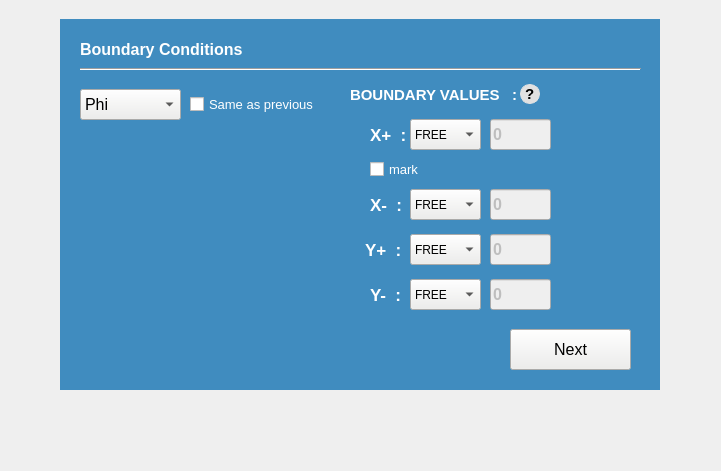
  <widget class="QWidget" name="Fifth_widget" native="true">
   <property name="geometry">
    <rect>
     <x>260</x>
     <y>130</y>
     <width>721</width>
     <height>471</height>
    </rect>
   </property>
   <widget class="QWidget" name="frame_7" native="true">
    <property name="geometry">
     <rect>
      <x>60</x>
      <y>19</y>
      <width>600</width>
      <height>371</height>
     </rect>
    </property>
    <property name="font">
     <font>
      <family>Ubuntu</family>
      <pointsize>12</pointsize>
      <weight>75</weight>
      <italic>false</italic>
      <bold>true</bold>
     </font>
    </property>
    <property name="styleSheet">
     <string notr="true">#frame_7
{
border: none;
background-color: rgb(64, 140, 191);

}</string>
    </property>
    <widget class="QComboBox" name="pDropdown_2">
     <property name="geometry">
      <rect>
       <x>20</x>
       <y>70</y>
       <width>101</width>
       <height>31</height>
      </rect>
     </property>
     <property name="font">
      <font>
       <family>Ubuntu</family>
       <pointsize>12</pointsize>
       <weight>50</weight>
       <italic>false</italic>
       <bold>false</bold>
      </font>
     </property>
     <property name="focusPolicy">
      <enum>Qt::WheelFocus</enum>
     </property>
     <property name="styleSheet">
      <string notr="true">#pDropdown_2{
font: 12pt &quot;Ubuntu&quot;;
background-color: rgb(238, 238, 236);
color : black;
}</string>
     </property>
     <property name="maxVisibleItems">
      <number>20</number>
     </property>
     <property name="minimumContentsLength">
      <number>1</number>
     </property>
     <property name="placeholderText" stdset="0">
      <string/>
     </property>
     <item>
      <property name="text">
       <string>Phi</string>
      </property>
     </item>
     <item>
      <property name="text">
       <string>mu </string>
      </property>
     </item>
     <item>
      <property name="text">
       <string>c</string>
      </property>
     </item>
     <item>
      <property name="text">
       <string>T</string>
      </property>
     </item>
    </widget>
    <widget class="QLabel" name="label_29">
     <property name="geometry">
      <rect>
       <x>290</x>
       <y>60</y>
       <width>171</width>
       <height>31</height>
      </rect>
     </property>
     <property name="font">
      <font>
       <family>Ubuntu</family>
       <pointsize>11</pointsize>
       <weight>75</weight>
       <italic>false</italic>
       <bold>true</bold>
      </font>
     </property>
     <property name="styleSheet">
      <string notr="true">color : #fff;</string>
     </property>
     <property name="text">
      <string>BOUNDARY VALUES   :</string>
     </property>
    </widget>
    <widget class="QLabel" name="label_32">
     <property name="geometry">
      <rect>
       <x>460</x>
       <y>65</y>
       <width>20</width>
       <height>20</height>
      </rect>
     </property>
     <property name="font">
      <font>
       <family>Segoe UI Symbol</family>
       <pointsize>11</pointsize>
       <weight>75</weight>
       <italic>false</italic>
       <bold>true</bold>
      </font>
     </property>
     <property name="toolTip">
      <string>&lt;html&gt;&lt;head/&gt;&lt;body&gt;&lt;p&gt;The BOUNDARY key will refer to the boundary condition for the respective Type of fi</string>
     </property>
     <property name="styleSheet">
      <string notr="true">background-color: rgb(225, 225, 225);
color:rgb(0, 0, 0);
border-radius : 10px; 
border : 1px solid rgb(225, 225, 225);</string>
     </property>
     <property name="text">
      <string>?</string>
     </property>
    </widget>
    <widget class="QCheckBox" name="allCheck_2">
     <property name="enabled">
      <bool>true</bool>
     </property>
     <property name="geometry">
      <rect>
       <x>130</x>
       <y>70</y>
       <width>141</width>
       <height>31</height>
      </rect>
     </property>
     <property name="font">
      <font>
       <family>Ubuntu</family>
       <pointsize>10</pointsize>
      </font>
     </property>
     <property name="styleSheet">
      <string notr="true">color: rgb(255, 255, 255);</string>
     </property>
     <property name="text">
      <string>Same as previous</string>
     </property>
    </widget>
    <widget class="QLabel" name="error7">
     <property name="geometry">
      <rect>
       <x>170</x>
       <y>315</y>
       <width>281</width>
       <height>31</height>
      </rect>
     </property>
     <property name="styleSheet">
      <string notr="true">font: 10pt &quot;Ubuntu&quot;;</string>
     </property>
     <property name="text">
      <string/>
     </property>
    </widget>
    <widget class="Line" name="hrLine3_2">
     <property name="geometry">
      <rect>
       <x>20</x>
       <y>40</y>
       <width>561</width>
       <height>21</height>
      </rect>
     </property>
     <property name="styleSheet">
      <string notr="true">color: rgb(186, 189, 182);
</string>
     </property>
     <property name="orientation">
      <enum>Qt::Horizontal</enum>
     </property>
    </widget>
    <widget class="QLabel" name="label_27">
     <property name="geometry">
      <rect>
       <x>20</x>
       <y>10</y>
       <width>401</width>
       <height>41</height>
      </rect>
     </property>
     <property name="styleSheet">
      <string notr="true">font: 14pt &quot;Ubuntu&quot;;
color: #fff;</string>
     </property>
     <property name="text">
      <string>Boundary Conditions</string>
     </property>
    </widget>
    <widget class="QPushButton" name="next5">
     <property name="geometry">
      <rect>
       <x>450</x>
       <y>310</y>
       <width>121</width>
       <height>41</height>
      </rect>
     </property>
     <property name="font">
      <font>
       <family>Ubuntu</family>
       <pointsize>12</pointsize>
       <weight>50</weight>
       <bold>false</bold>
      </font>
     </property>
     <property name="styleSheet">
      <string notr="true">background-color: rgb(238, 238, 236);</string>
     </property>
     <property name="text">
      <string>Next</string>
     </property>
    </widget>
    <widget class="QLineEdit" name="BCV_1">
     <property name="enabled">
      <bool>false</bool>
     </property>
     <property name="geometry">
      <rect>
       <x>430</x>
       <y>100</y>
       <width>61</width>
       <height>31</height>
      </rect>
     </property>
     <property name="text">
      <string>0</string>
     </property>
    </widget>
    <widget class="QLabel" name="label_30">
     <property name="geometry">
      <rect>
       <x>310</x>
       <y>100</y>
       <width>41</width>
       <height>31</height>
      </rect>
     </property>
     <property name="font">
      <font>
       <family>Ubuntu</family>
       <pointsize>13</pointsize>
       <weight>75</weight>
       <italic>false</italic>
       <bold>true</bold>
      </font>
     </property>
     <property name="styleSheet">
      <string notr="true">color : #fff;</string>
     </property>
     <property name="text">
      <string>X+  :</string>
     </property>
    </widget>
    <widget class="QLabel" name="label_31">
     <property name="geometry">
      <rect>
       <x>310</x>
       <y>170</y>
       <width>41</width>
       <height>31</height>
      </rect>
     </property>
     <property name="font">
      <font>
       <family>Ubuntu</family>
       <pointsize>13</pointsize>
       <weight>75</weight>
       <italic>false</italic>
       <bold>true</bold>
      </font>
     </property>
     <property name="styleSheet">
      <string notr="true">color : #fff;</string>
     </property>
     <property name="text">
      <string>X-  :</string>
     </property>
    </widget>
    <widget class="QLineEdit" name="BCV_2">
     <property name="enabled">
      <bool>false</bool>
     </property>
     <property name="geometry">
      <rect>
       <x>430</x>
       <y>170</y>
       <width>61</width>
       <height>31</height>
      </rect>
     </property>
     <property name="text">
      <string>0</string>
     </property>
    </widget>
    <widget class="QLabel" name="label_33">
     <property name="geometry">
      <rect>
       <x>305</x>
       <y>215</y>
       <width>41</width>
       <height>31</height>
      </rect>
     </property>
     <property name="font">
      <font>
       <family>Ubuntu</family>
       <pointsize>13</pointsize>
       <weight>75</weight>
       <italic>false</italic>
       <bold>true</bold>
      </font>
     </property>
     <property name="styleSheet">
      <string notr="true">color : #fff;</string>
     </property>
     <property name="text">
      <string>Y+  :</string>
     </property>
    </widget>
    <widget class="QLineEdit" name="BCV_3">
     <property name="enabled">
      <bool>false</bool>
     </property>
     <property name="geometry">
      <rect>
       <x>430</x>
       <y>215</y>
       <width>61</width>
       <height>31</height>
      </rect>
     </property>
     <property name="text">
      <string>0</string>
     </property>
    </widget>
    <widget class="QLabel" name="label_34">
     <property name="geometry">
      <rect>
       <x>310</x>
       <y>260</y>
       <width>41</width>
       <height>31</height>
      </rect>
     </property>
     <property name="font">
      <font>
       <family>Ubuntu</family>
       <pointsize>13</pointsize>
       <weight>75</weight>
       <italic>false</italic>
       <bold>true</bold>
      </font>
     </property>
     <property name="styleSheet">
      <string notr="true">color : #fff;</string>
     </property>
     <property name="text">
      <string>Y-  :</string>
     </property>
    </widget>
    <widget class="QLineEdit" name="BCV_4">
     <property name="enabled">
      <bool>false</bool>
     </property>
     <property name="geometry">
      <rect>
       <x>430</x>
       <y>260</y>
       <width>61</width>
       <height>31</height>
      </rect>
     </property>
     <property name="text">
      <string>0</string>
     </property>
    </widget>
    <widget class="QLabel" name="marker_bc">
     <property name="geometry">
      <rect>
       <x>0</x>
       <y>0</y>
       <width>0</width>
       <height>0</height>
      </rect>
     </property>
     <property name="text">
      <string>0</string>
     </property>
    </widget>
    <widget class="QComboBox" name="BC_1">
     <property name="geometry">
      <rect>
       <x>350</x>
       <y>100</y>
       <width>71</width>
       <height>31</height>
      </rect>
     </property>
     <property name="font">
      <font>
       <family>Ubuntu</family>
       <pointsize>9</pointsize>
       <weight>50</weight>
       <italic>false</italic>
       <bold>false</bold>
      </font>
     </property>
     <property name="styleSheet">
      <string notr="true">font: 9pt &quot;Ubuntu&quot;;
background-color: rgb(238, 238, 236);</string>
     </property>
     <item>
      <property name="text">
       <string>FREE</string>
      </property>
     </item>
     <item>
      <property name="text">
       <string>NBC</string>
      </property>
     </item>
     <item>
      <property name="text">
       <string>DBC</string>
      </property>
     </item>
     <item>
      <property name="text">
       <string>PBC</string>
      </property>
     </item>
     <item>
      <property name="text">
       <string>COMPLEX</string>
      </property>
     </item>
    </widget>
    <widget class="QComboBox" name="BC_2">
     <property name="geometry">
      <rect>
       <x>350</x>
       <y>170</y>
       <width>71</width>
       <height>31</height>
      </rect>
     </property>
     <property name="font">
      <font>
       <family>Ubuntu</family>
       <pointsize>9</pointsize>
       <weight>50</weight>
       <italic>false</italic>
       <bold>false</bold>
      </font>
     </property>
     <property name="styleSheet">
      <string notr="true">font: 9pt &quot;Ubuntu&quot;;
background-color: rgb(238, 238, 236);</string>
     </property>
     <item>
      <property name="text">
       <string>FREE</string>
      </property>
     </item>
     <item>
      <property name="text">
       <string>NBC</string>
      </property>
     </item>
     <item>
      <property name="text">
       <string>DBC</string>
      </property>
     </item>
     <item>
      <property name="text">
       <string>PBC</string>
      </property>
     </item>
     <item>
      <property name="text">
       <string>COMPLEX</string>
      </property>
     </item>
    </widget>
    <widget class="QComboBox" name="BC_3">
     <property name="geometry">
      <rect>
       <x>350</x>
       <y>215</y>
       <width>71</width>
       <height>31</height>
      </rect>
     </property>
     <property name="font">
      <font>
       <family>Ubuntu</family>
       <pointsize>9</pointsize>
       <weight>50</weight>
       <italic>false</italic>
       <bold>false</bold>
      </font>
     </property>
     <property name="styleSheet">
      <string notr="true">font: 9pt &quot;Ubuntu&quot;;
background-color: rgb(238, 238, 236);</string>
     </property>
     <item>
      <property name="text">
       <string>FREE</string>
      </property>
     </item>
     <item>
      <property name="text">
       <string>NBC</string>
      </property>
     </item>
     <item>
      <property name="text">
       <string>DBC</string>
      </property>
     </item>
     <item>
      <property name="text">
       <string>PBC</string>
      </property>
     </item>
     <item>
      <property name="text">
       <string>COMPLEX</string>
      </property>
     </item>
    </widget>
    <widget class="QComboBox" name="BC_4">
     <property name="geometry">
      <rect>
       <x>350</x>
       <y>260</y>
       <width>71</width>
       <height>31</height>
      </rect>
     </property>
     <property name="font">
      <font>
       <family>Ubuntu</family>
       <pointsize>9</pointsize>
       <weight>50</weight>
       <italic>false</italic>
       <bold>false</bold>
      </font>
     </property>
     <property name="styleSheet">
      <string notr="true">font: 9pt &quot;Ubuntu&quot;;
background-color: rgb(238, 238, 236);</string>
     </property>
     <item>
      <property name="text">
       <string>FREE</string>
      </property>
     </item>
     <item>
      <property name="text">
       <string>NBC</string>
      </property>
     </item>
     <item>
      <property name="text">
       <string>DBC</string>
      </property>
     </item>
     <item>
      <property name="text">
       <string>PBC</string>
      </property>
     </item>
     <item>
      <property name="text">
       <string>COMPLEX</string>
      </property>
     </item>
    </widget>
    <widget class="QCheckBox" name="allCheck_BC">
     <property name="enabled">
      <bool>true</bool>
     </property>
     <property name="geometry">
      <rect>
       <x>310</x>
       <y>130</y>
       <width>141</width>
       <height>41</height>
      </rect>
     </property>
     <property name="font">
      <font>
       <family>Ubuntu</family>
       <pointsize>10</pointsize>
      </font>
     </property>
     <property name="styleSheet">
      <string notr="true">color: rgb(255, 255, 255);</string>
     </property>
     <property name="text">
      <string>mark</string>
     </property>
    </widget>
   </widget>
  </widget>
